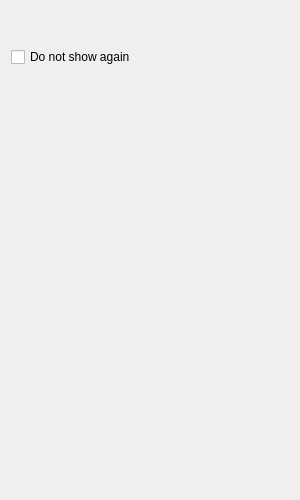
<?xml version="1.0" encoding="UTF-8"?>
<ui version="4.0">
 <class>HelpContextWidget</class>
 <widget class="QWidget" name="HelpContextWidget">
  <property name="geometry">
   <rect>
    <x>0</x>
    <y>0</y>
    <width>300</width>
    <height>500</height>
   </rect>
  </property>
  <property name="windowTitle">
   <string>Connection Test</string>
  </property>
  <layout class="QVBoxLayout" name="verticalLayout">
   <item>
    <widget class="QLabel" name="label">
     <property name="sizePolicy">
      <sizepolicy hsizetype="Preferred" vsizetype="Minimum">
       <horstretch>0</horstretch>
       <verstretch>0</verstretch>
      </sizepolicy>
     </property>
     <property name="text">
      <string/>
     </property>
     <property name="textFormat">
      <enum>Qt::RichText</enum>
     </property>
     <property name="alignment">
      <set>Qt::AlignLeading|Qt::AlignLeft|Qt::AlignTop</set>
     </property>
    </widget>
   </item>
   <item>
    <spacer name="verticalSpacer_2">
     <property name="orientation">
      <enum>Qt::Vertical</enum>
     </property>
     <property name="sizeType">
      <enum>QSizePolicy::Fixed</enum>
     </property>
     <property name="sizeHint" stdset="0">
      <size>
       <width>16</width>
       <height>16</height>
      </size>
     </property>
    </spacer>
   </item>
   <item>
    <widget class="QCheckBox" name="checkBox">
     <property name="text">
      <string>Do not show again</string>
     </property>
    </widget>
   </item>
   <item>
    <spacer name="verticalSpacer">
     <property name="orientation">
      <enum>Qt::Vertical</enum>
     </property>
     <property name="sizeHint" stdset="0">
      <size>
       <width>20</width>
       <height>40</height>
      </size>
     </property>
    </spacer>
   </item>
  </layout>
 </widget>
 <resources/>
 <connections/>
</ui>
